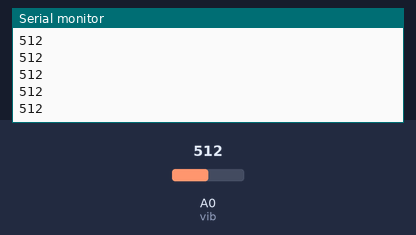
Simulated run of this sketch. Board: ESP8266 (NodeMCU). Parts: the last lines printed to the serial monitor. Inputs (shaded band) come from the test bench; at power-on: A0 (vib) = 512.

Above: at 1.3 s.
1.4 s: A0 (vib) set to 716
At 1.41 s:
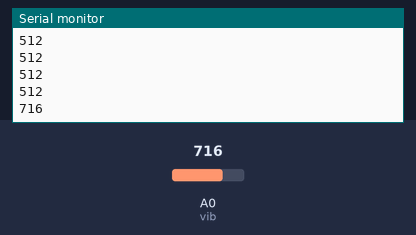
2.9 s: A0 (vib) set to 900
At 2.91 s:
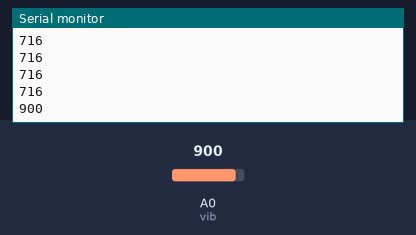
Timing chart, 0 to 5.9 s (numbered marks = the images above; inputs shaded):
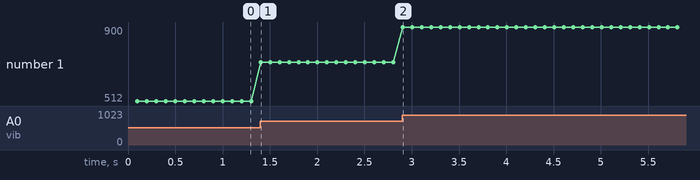

The sketch:

vibration_sensor.ino
```cpp
#include <ESP8266WiFi.h>
#include <EEPROM.h>
int val;
#define USE_SERIAL Serial
#define vib A0

void setup() {
  // put your setup code here, to run once:
  Serial.begin(115200);
  delay(100);

}

void loop() {
  // put your main code here, to run repeatedly:
  val = analogRead(vib);
  Serial.print(val);
  Serial.println(" ");
  delay(100);

}
```

Measured:
- after the input at 1.4 s, the serial monitor: prints a new line at once (image 1)
- after the input at 2.9 s, the serial monitor: prints a new line at once (image 2)
- plotted number 1: 512 → 716 after the input at 1.4 s, 716 → 900 after the input at 2.9 s
